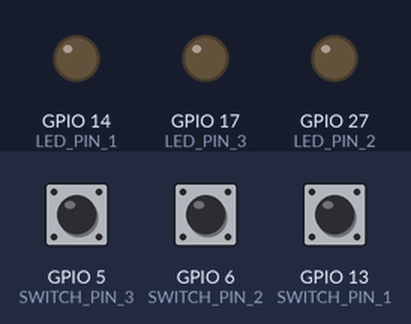
A program run on a simulated Raspberry Pi (BCM pin numbers). Parts: output pins drawn as LEDs (lit = HIGH). The test bench sets the inputs (shaded band); at power-on: GPIO 5 (SWITCH_PIN_3) LOW, GPIO 6 (SWITCH_PIN_2) LOW, GPIO 13 (SWITCH_PIN_1) LOW. What the program prints to the terminal is not drawn.

Above: at 1.2 s.
1.3 s: GPIO 5 (SWITCH_PIN_3) pulled HIGH for 0.15 s
At 1.37 s:
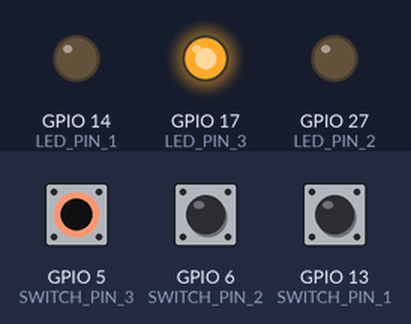
2.9 s: GPIO 6 (SWITCH_PIN_2) pulled HIGH for 0.15 s
At 2.97 s:
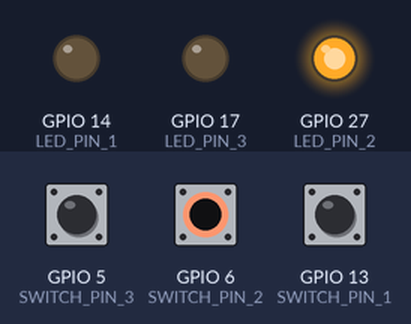
4.5 s: GPIO 13 (SWITCH_PIN_1) pulled HIGH for 0.15 s
At 4.57 s:
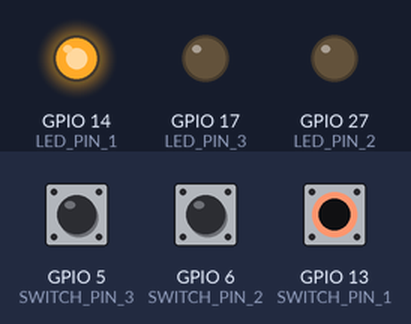
6.1 s: GPIO 13 (SWITCH_PIN_1) pulled HIGH for 3.2 s
At 10.2 s:
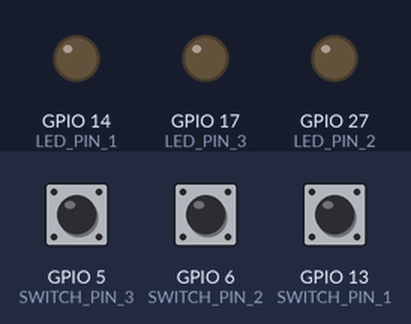
10.8 s: GPIO 5 (SWITCH_PIN_3) pulled HIGH for 3.2 s
At 11.4 s:
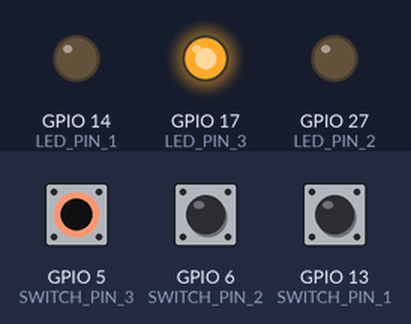
15.5 s: GPIO 5 (SWITCH_PIN_3) driven HIGH and GPIO 6 (SWITCH_PIN_2) driven HIGH
At 16.4 s:
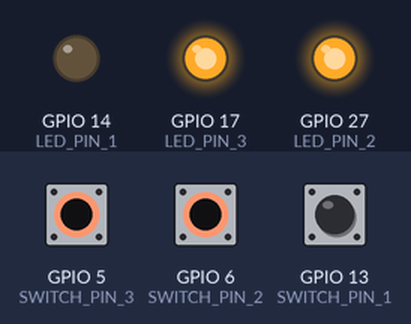
Timing chart, 0 to 18.0 s (numbered marks = the images above; inputs shaded):
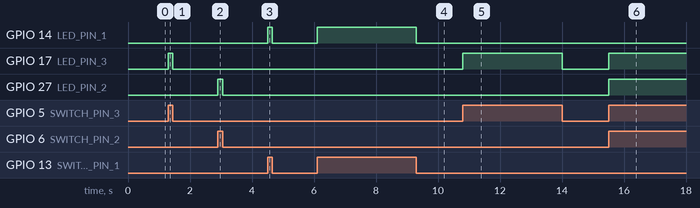

Measured:
- after the input at 1.3 s, GPIO 17 (LED_PIN_3): LOW → HIGH at once, → LOW 0.15 s later
- after the input at 2.9 s, GPIO 27 (LED_PIN_2): LOW → HIGH at once, → LOW 0.15 s later
- after the input at 4.5 s, GPIO 14 (LED_PIN_1): LOW → HIGH at once, → LOW 0.15 s later
- after the input at 6.1 s, GPIO 14 (LED_PIN_1): LOW → HIGH at once, → LOW 3.2 s later
- after the input at 10.8 s, GPIO 17 (LED_PIN_3): LOW → HIGH at once, → LOW 3.2 s later
- after the input at 15.5 s, GPIO 17 (LED_PIN_3), GPIO 27 (LED_PIN_2): LOW → HIGH at once

The program:

switch_led_triple.py
```python
import RPi.GPIO as GPIO

LED_PIN_1 = 14
LED_PIN_2 = 27
LED_PIN_3 = 17
SWITCH_PIN_1 = 13
SWITCH_PIN_2 = 6
SWITCH_PIN_3 = 5


GPIO.setmode(GPIO.BCM)
GPIO.setup(LED_PIN_1 , GPIO.OUT)
GPIO.setup(SWITCH_PIN_1 , GPIO.IN, pull_up_down = GPIO.PUD_DOWN)
GPIO.setup(LED_PIN_2 , GPIO.OUT)
GPIO.setup(SWITCH_PIN_2 , GPIO.IN, pull_up_down = GPIO.PUD_DOWN)
GPIO.setup(LED_PIN_3 , GPIO.OUT)
GPIO.setup(SWITCH_PIN_3 , GPIO.IN, pull_up_down = GPIO.PUD_DOWN)

try :
    while True :
        val_1 = GPIO.input(SWITCH_PIN_1)
        print(val_1)
        GPIO.output(LED_PIN_1, val_1)
        val_2 = GPIO.input(SWITCH_PIN_2)
        print(val_2)
        GPIO.output(LED_PIN_2, val_2)
        val_3 = GPIO.input(SWITCH_PIN_3)
        print(val_3)
        GPIO.output(LED_PIN_3, val_3)

finally :
    GPIO.cleanup()
    print('cleanup and exit')
```
